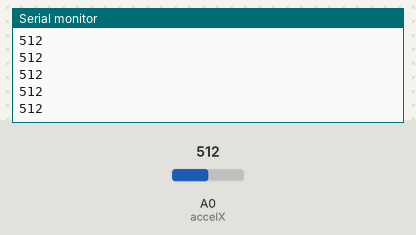
This sketch was run on a simulated Arduino Uno, built with avr-gcc and run on an emulated ATmega328P. Shown: the last lines printed to the serial monitor. Inputs (shaded band) come from the test bench; at power-on: A0 (accelX) = 512.

Above: at 1.2 s.
1.3 s: A0 (accelX) set to 716
At 2.2 s:
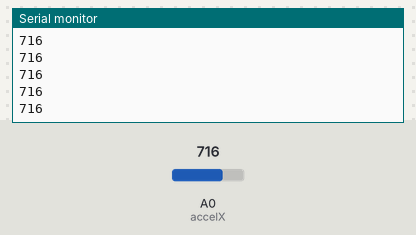
2.8 s: A0 (accelX) set to 900
At 3.6 s:
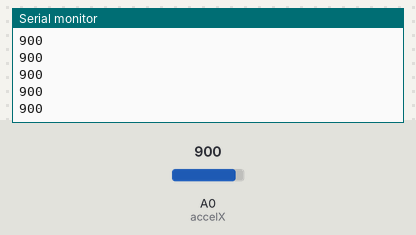
Timing chart, 0 to 5.8 s (numbered marks = the images above; inputs shaded):
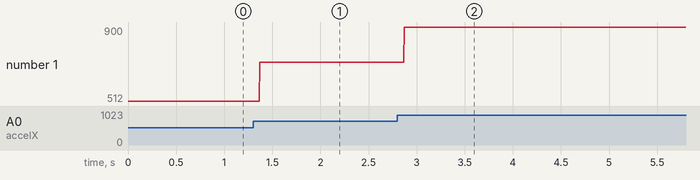

Measured:
- after the input at 1.3 s, the serial monitor: prints a new line after 0.07 s (image 1)
- after the input at 2.8 s, the serial monitor: prints a new line after 0.07 s (image 2)
- plotted number 1: 512 → 716 after the input at 1.3 s, 716 → 900 after the input at 2.8 s

The sketch:

Tutorial_AnalogInputPart1.ino
```cpp
const int accelX = A0;

void setup() {
  Serial.begin(9600);
  pinMode(accelX, INPUT);

}

void loop() {
  int accel_val = analogRead(accelX);
  Serial.println(accel_val);

}
```
